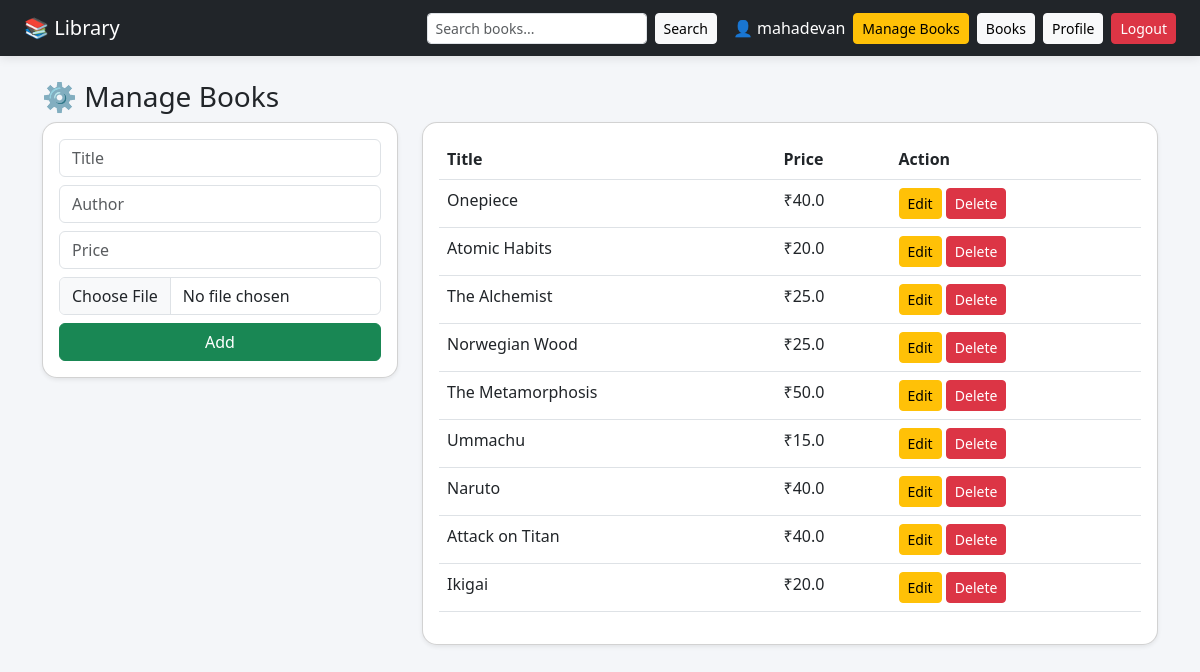
The app's page /home/ (signed in) with its own data.
### library/models.py (models this page shows, shortened)
class Book(models.Model):
    title = models.CharField(max_length=200)
    author = models.CharField(max_length=200)
    image = models.ImageField(upload_to='books/')
    price = models.FloatField(default=0)
    is_borrowed = models.BooleanField(default=False)
    borrowed_by = models.ForeignKey(User, null=True, blank=True, on_delete=models.SET_NULL, related_name='borrowed_books')
    due_date = models.DateTimeField(null=True, blank=True)
    created_at = models.DateTimeField(auto_now_add=True)

### library/views.py (the view, shortened to what this page needs)
# urls.py: path('home/', views.home, name='home'),
@never_cache
@login_required(login_url='login')
def home(request):
    books = Book.objects.all()
    edit_book = None
    edit_id = request.GET.get('edit')
    if edit_id:
        edit_book = Book.objects.get(id=edit_id)
    return render(request, 'home.html', {
        'books': books,
        'edit_book': edit_book
    })

### library/templates/home.html (shortened to what this page needs)
{% extends 'base.html' %}
{% block content %}
<h3>⚙️ Manage Books</h3>
<div class="row">
    <div class="col-md-4">
        <div class="card p-3 shadow-sm">
            <form method="POST" enctype="multipart/form-data">
                <input type="text" name="title" class="form-control mb-2" placeholder="Title"
                    value="{{ edit_book.title|default:'' }}" required>
                <input type="text" name="author" class="form-control mb-2" placeholder="Author"
                    value="{{ edit_book.author|default:'' }}" required>
                <input type="number" name="price" class="form-control mb-2" placeholder="Price"
                    value="{{ edit_book.price|default:'' }}" required>
                <input type="file" name="image" class="form-control mb-2">
                <button class="btn btn-success w-100">
                    {% if edit_book %}Update{% else %}Add{% endif %}
                </button>
            </form>
        </div>
    </div>
    <div class="col-md-8">
        <div class="card p-3 shadow-sm">
            <table class="table">
                <tr>
                    <th>Title</th>
                    <th>Price</th>
                    <th>Action</th>
                </tr>
                {% for book in books %}
                <tr>
                    <td>{{ book.title }}</td>
                    <td>₹{{ book.price }}</td>
                    <td>
                        <a href="{% url 'home' %}?edit={{book.id}}" class="btn btn-warning btn-sm">
                            Edit
                        </a>
                        <a href="{% url 'delete_book' book.id %}" class="btn btn-danger btn-sm">
                            Delete
                        </a>
                    </td>
                </tr>
                {% endfor %}
            </table>
        </div>
    </div>
</div>
{% endblock %}

### library/templates/base.html (shortened to what this page needs)
<!DOCTYPE html>
<html lang="en">
<head>
    <link href="https://cdn.jsdelivr.net/npm/bootstrap@5.3.0/dist/css/bootstrap.min.css" rel="stylesheet">
</head>
<body>
    <nav class="navbar navbar-dark bg-dark px-4">
        <span class="navbar-brand">📚 Library</span>
        <div class="d-flex align-items-center gap-2">
            <form method="GET" action="{% url 'all_books' %}" class="d-flex me-2">
                <input type="text" name="q" class="form-control form-control-sm me-2" placeholder="Search books...">
                <button class="btn btn-light btn-sm">Search</button>
            </form>
            <span class="text-white">
                👤 {{ request.user.username }}
            </span>
            <a href="{% url 'home' %}" class="btn btn-warning btn-sm">Manage Books</a>
            <a href="/books/" class="btn btn-light btn-sm">Books</a>
            <a href="/profile/" class="btn btn-light btn-sm">Profile</a>
            <a href="/logout/" class="btn btn-danger btn-sm">Logout</a>
        </div>
    </nav>
    <div class="container mt-4">
        {% block content %}
        {% endblock %}
    </div>
</body>
</html>

### library/templates/base.html (style rules this page uses)
body { background: #f4f6f9; }
.navbar { box-shadow: 0 2px 10px rgba(0, 0, 0, 0.1); }
.card { border-radius: 15px; transition: 0.3s; }

### records on screen
Book: title "Onepiece", price "40.0"
Book: title "Atomic Habits", price "20.0"
Book: title "The Alchemist", price "25.0"
Book: title "Norwegian Wood", price "25.0"
Book: title "The Metamorphosis", price "50.0"
Book: title "Ummachu", price "15.0"
Book: title "Naruto", price "40.0"
Book: title "Attack on Titan", price "40.0"
Book: title "Ikigai", price "20.0"

### other values on screen
{{ request.user.username }} "mahadevan"
